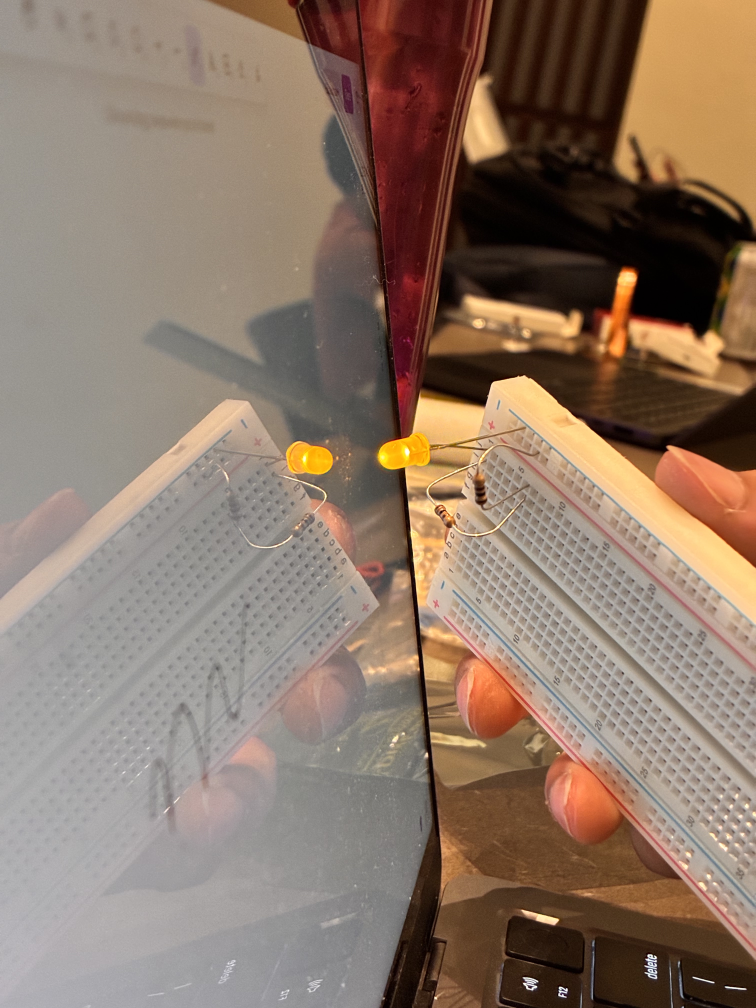
#> input picture photos/IMG_3298.jpeg, 3024 x 4032 px (shown at 1/4 size)
$ python -i ir_led_detect.py   (imports and definitions only)
#> lines starting #> are read from the running program, lines starting #| are printed output that depends on the picture; after the words box and inside, x2 and y2 are one past the last pixel; in counts of white or black regions, pixels touching at a corner belong together
#> further down, picture is the input picture: shape (4032, 3024, 3); mean B, G, R 104.2, 119.5, 140.2
#!/usr/bin/env python3
"""
IR LED detector for Raspberry Pi 5 + Camera Module 3 (IMX708).

Detects the bright point source of a ~730nm LED, encircles it, and reports a
per-blob "IR score" = red-dominance of the spot. An RGB Bayer sensor CANNOT
measure wavelength; it only reports channel response. A 730nm source on this
sensor reads red-dominant with weak G/B -> that ratio is the signature here.

Standard Module 3 (IR-cut filter) attenuates 730nm hard -> expect a faint or
absent dot. Module 3 NoIR passes it easily -> clear dot.

Controls:  q quit | e cycle exposure | m toggle mask view | s save frame
Run:  python3 ir_led_detect.py
Deps: sudo apt install -y python3-picamera2 python3-opencv
"""

import time
import numpy as np
import cv2
from picamera2 import Picamera2

# --- tunables -----------------------------------------------------------------
EXPOSURES_US = [200, 1000, 5000, 20000, 60000]  # cycle with 'e'; low = see only bright IR dot
GAIN = 4.0                 # analogue gain; raise if LED too dim, lower if noisy
BRIGHT_PCTILE = 99.7       # a pixel is "hot" if brighter than this percentile
MIN_BLOB_AREA = 6          # px; reject single-pixel noise
IR_SCORE_MIN = 1.15        # R/max(G,B) above this = red-dominant -> flag as IR-like
# ponytail: percentile threshold + red-ratio is the whole detector. If ambient
# light or reflections cause false hits, tighten BRIGHT_PCTILE / IR_SCORE_MIN.
# ------------------------------------------------------------------------------


# [17 lines left out: functions start_camera, set_exposure, not called in this run]


def find_hot_blobs(bgr):
    """Return list of (cx, cy, radius, R, G, B, ir_score) for bright spots."""
    gray = cv2.cvtColor(bgr, cv2.COLOR_BGR2GRAY)
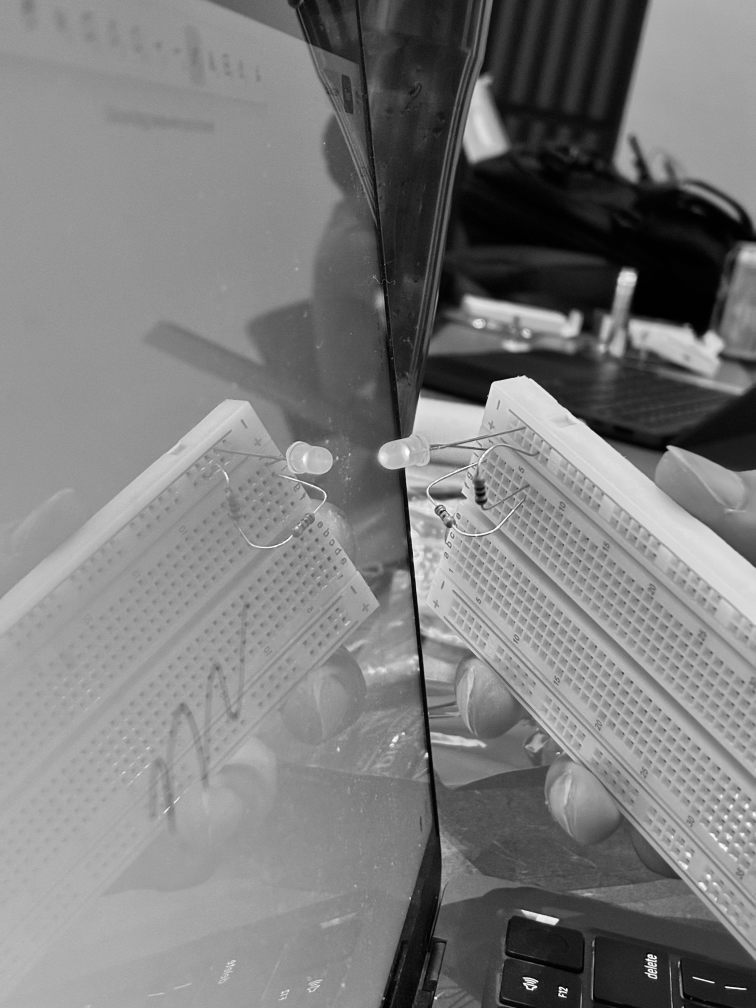
#> gray: shape (4032, 3024) (shown at 1/4 size); min 0, max 255, mean 123.9
    gray = cv2.GaussianBlur(gray, (5, 5), 0)
    thr = np.percentile(gray, BRIGHT_PCTILE)
#> thr = 220
    thr = max(thr, 40)  # floor: ignore a dark frame's own noise ceiling
    _, mask = cv2.threshold(gray, int(thr), 255, cv2.THRESH_BINARY)
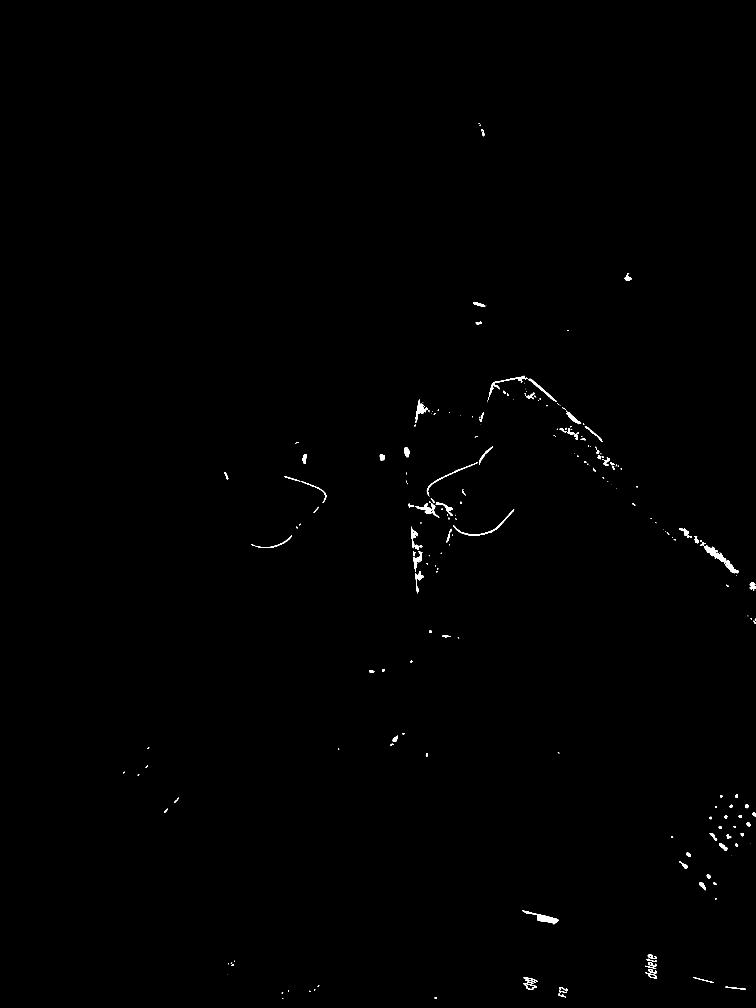
#> mask: shape (4032, 3024) (shown at 1/4 size); 0.29% white; 248 white regions (103 under 20 px), largest, box (x1, y1, x2, y2) and area: (2816, 2182, 2955, 2293) 3030, (2090, 3641, 2234, 3697) 2190, (1812, 2037, 2057, 2144) 1372
    mask = cv2.morphologyEx(mask, cv2.MORPH_OPEN, np.ones((3, 3), np.uint8))
#> mask: shape (4032, 3024); 0.27% white; 220 white regions (56 under 20 px)

    contours, _ = cv2.findContours(mask, cv2.RETR_EXTERNAL, cv2.CHAIN_APPROX_SIMPLE)
#> contours = 220 contours, 87 with area under 20; largest, box (x1, y1, x2, y2) and area: (2816, 2183, 2954, 2293) 2840, (2148, 3657, 2233, 3697) 1755, (1812, 2039, 2056, 2144) 1110, (1663, 1602, 1711, 1680) 1080, (2115, 1515, 2225, 1607) 876
    out = []
    for c in contours:
        if cv2.contourArea(c) < MIN_BLOB_AREA:
            continue
        (x, y), r = cv2.minEnclosingCircle(c)
        blob = np.zeros(gray.shape, np.uint8)
        cv2.drawContours(blob, [c], -1, 255, -1)
        b, g, rr = (cv2.mean(bgr, mask=blob)[i] for i in range(3))
        ir_score = rr / max(g, b, 1.0)   # red dominance
        out.append((x, y, r, rr, g, b, ir_score))
#> this loop made 220 passes
#> (x, y, r, b, g, rr, ir_score) on passes 1 to 3: (1742.5, 3992, 4.61, 205.7, 240.6, 255, 1.06), (2252, 3983.8, 5.15, 254.2, 249.5, 252.9, 0.995), (2238, 3978.5, 5.41, 251.9, 250.8, 252.2, 1)
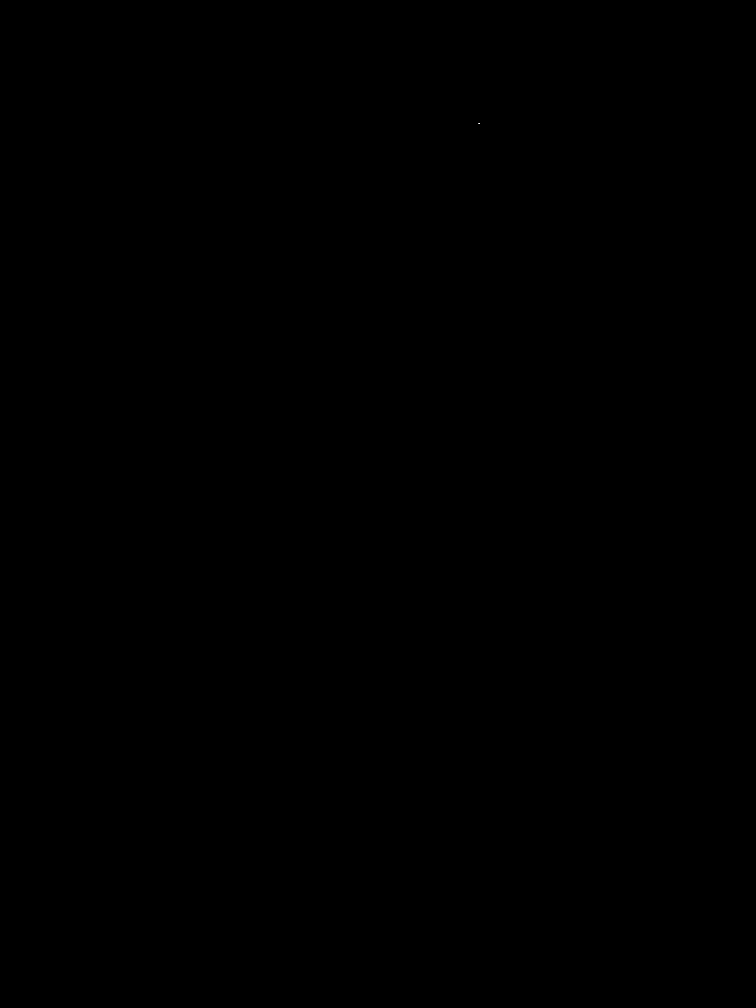
#> blob: shape (4032, 3024) (shown at 1/4 size); 0% white in thin lines or dots, all inside (x1, y1, x2, y2) = (1915, 492, 1919, 496)
#> after the loop, out = 190 items
    return mask, out


# [41 lines left out: function main, not called in this run]


# [2 lines not run here, left out]

>>> import cv2
>>> picture = cv2.imread('../photos/IMG_3298.jpeg')
>>> result = find_hot_blobs(picture)

$ run again, on photos/IMG_3300.jpeg
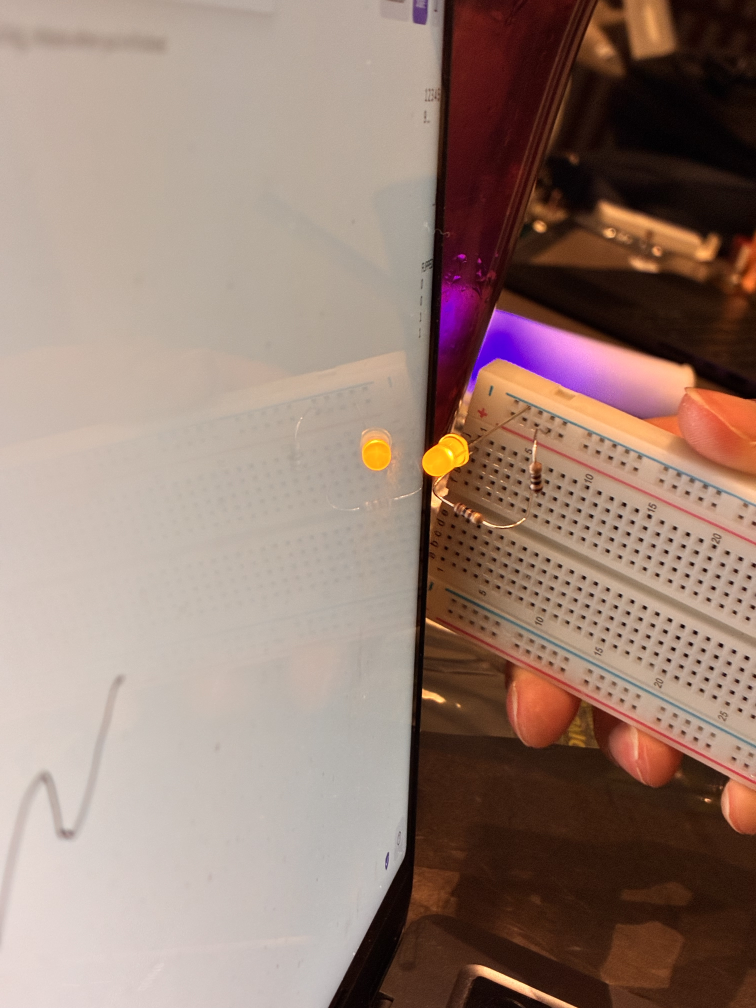
#> input picture photos/IMG_3300.jpeg, 3024 x 4032 px (shown at 1/4 size)
#> picture is the input picture: shape (4032, 3024, 3); mean B, G, R 116.9, 128.1, 152.3
#> in find_hot_blobs, `gray = cv2.cvtColor(bgr, cv2.COLOR_BGR2GRAY)`:
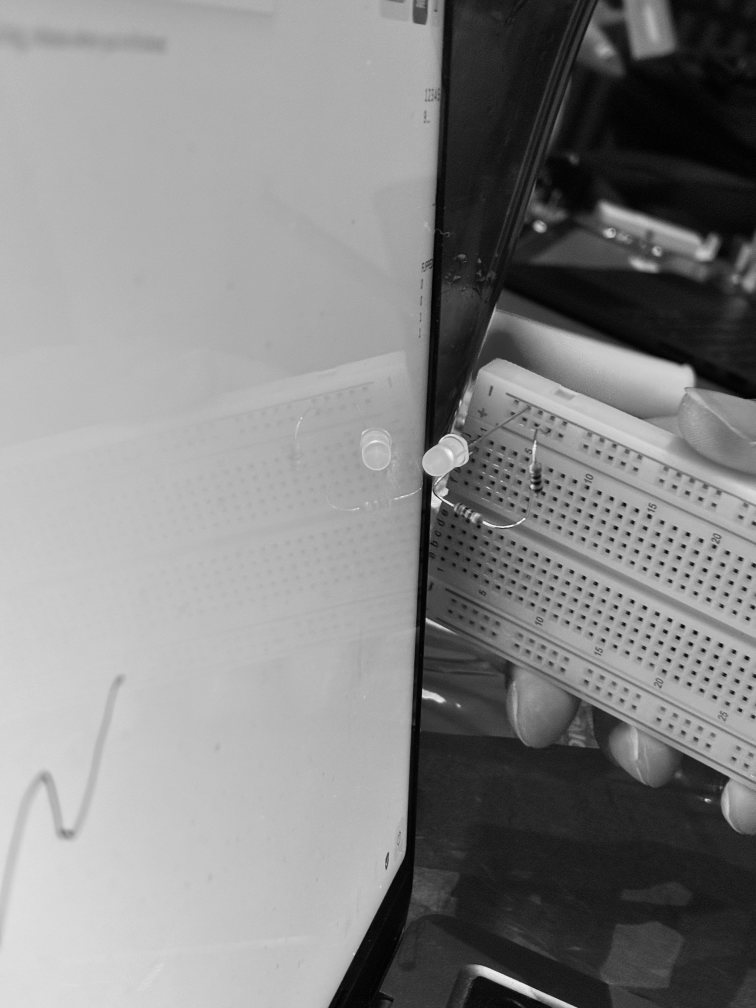
#> gray: shape (4032, 3024) (shown at 1/4 size); min 0, max 251, mean 134.1
#> thr = 221
#> in find_hot_blobs, `mask = cv2.morphologyEx(mask, cv2.MORPH_OPEN, np.ones((3, 3), np.uint8))`:
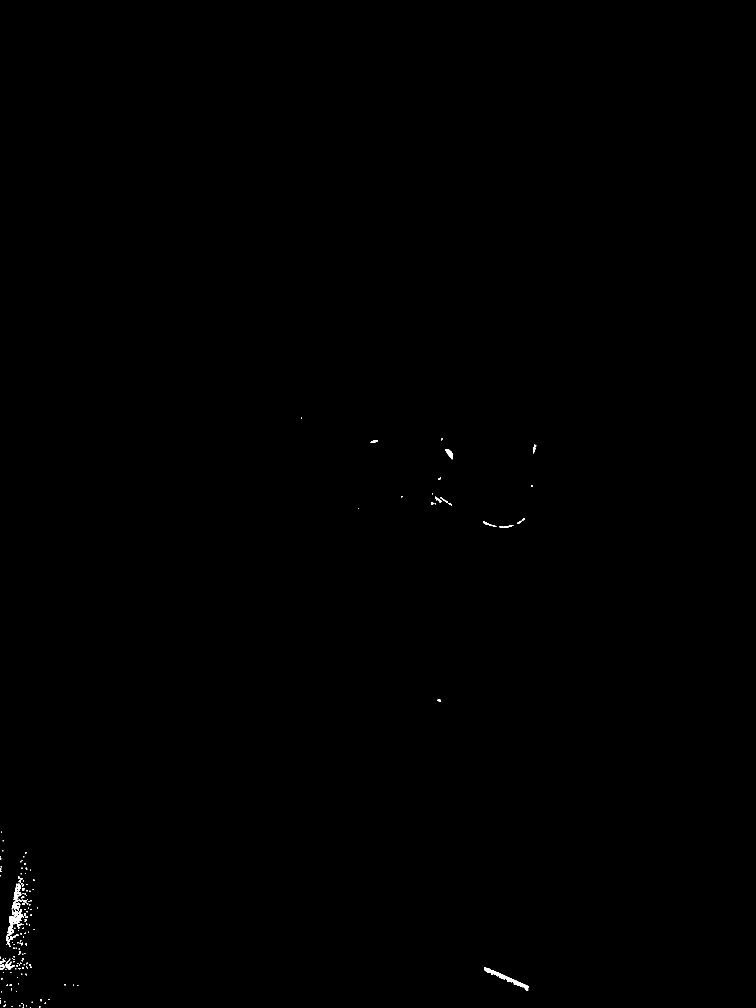
#> mask: shape (4032, 3024) (shown at 1/4 size); 0.11% white; 184 white regions (104 under 20 px)
#> contours = 184 contours, 130 with area under 20; largest, box (x1, y1, x2, y2) and area: (29, 3607, 96, 3742) 2666, (1936, 3869, 2116, 3964) 2347, (55, 3535, 87, 3608) 801, (1781, 1797, 1812, 1837) 562, (20, 3847, 49, 3878) 306
#> the loop in find_hot_blobs, `for c in contours:` made 184 passes
#> (x, y, r, b, g, rr, ir_score) on passes 3, 8, 9: (92.5, 4029, 2.5, 216.6, 217.2, 233, 1.07), (19, 4022.5, 5.32, 215.7, 217.8, 235.3, 1.08), (93.5, 4020.5, 2.92, 215.6, 218.6, 233.6, 1.07)
#> after the loop in find_hot_blobs, `for c in contours:`: out = 130 items
